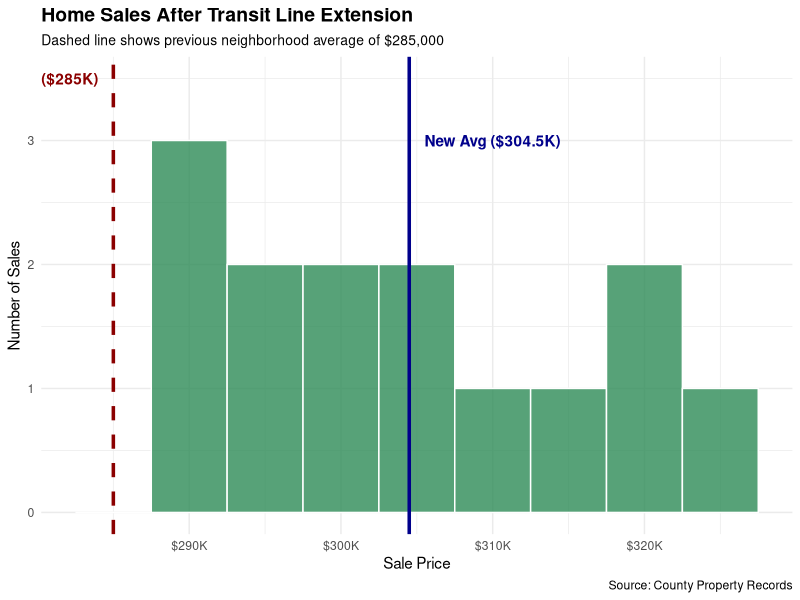

This chart was generated by the following R code:
## ---- chunk 1
knitr::opts_chunk$set(echo = TRUE, message = FALSE, warning = FALSE)
options(scipen=999)
library(tidyverse)
## ---- chunk 2
# Known information about home values before the transit line
prior_mean <- 285000  # average home value
prior_sd <- 32000     # standard deviation

# Home sale prices after the transit line opened (14 homes)
new_prices <- c(297000, 305000, 292000, 318000, 290000, 311000, 299000, 
                325000, 302000, 288000, 307000, 315000, 320000, 294000)

# Create a journalist-friendly dataset
home_data <- tibble(
  sale_id = 1:14,
  sale_price = new_prices
)

# View the data
home_data
## ---- chunk 3
new_stats <- home_data |> 
  summarise(
    mean = mean(sale_price),
    sd = sd(sale_price),
    n = n()
  )

new_stats
## ---- chunk 4
# Function to format currency values
dollar_format <- function(x) {
  paste0("$", format(x/1000, big.mark=","), "K")
}

ggplot(home_data, aes(x = sale_price)) +
  geom_histogram(binwidth = 5000, fill = "seagreen", color = "white", alpha = 0.8) +
  geom_vline(xintercept = prior_mean, color = "darkred", size = 1.2, linetype = "dashed") +
  geom_vline(xintercept = new_stats$mean, color = "darkblue", size = 1.2) +
  annotate("text", x = prior_mean - 1000, y = 3.5,
           label = "Previous Avg ($285K)", hjust = 1, fontface = "bold", color = "darkred") +
  annotate("text", x = new_stats$mean + 1000, y = 3,
           label = paste0("New Avg (", dollar_format(new_stats$mean), ")"), 
           hjust = 0, fontface = "bold", color = "darkblue") +
  scale_x_continuous(labels = dollar_format) +
  labs(
    title = "Home Sales After Transit Line Extension",
    subtitle = "Dashed line shows previous neighborhood average of $285,000",
    x = "Sale Price",
    y = "Number of Sales",
    caption = "Source: County Property Records"
  ) +
  theme_minimal() +
  theme(
    plot.title = element_text(face = "bold", size = 14),
    plot.subtitle = element_text(size = 10)
  )
## ---- chunk 5
# Set the significance level
alpha <- 0.05

t_test_result <- t.test(
  home_data$sale_price,
  mu = 285000,
  alternative = "greater"
)

t_test_result
## ---- chunk 6
# Extract the p-value
p_value <- t_test_result$p.value

# Calculate the 95% confidence interval (two-sided for the full range)
ci <- t.test(home_data$sale_price)$conf.int

# Key statistics for your story
story_stats <- tibble(
  `Previous average` = dollar_format(prior_mean),
  `New average` = dollar_format(mean(new_prices)),
  `Increase` = dollar_format(mean(new_prices) - prior_mean),
  `Percent change` = paste0(round(((mean(new_prices) - prior_mean) / prior_mean) * 100, 1), "%"),
  `p-value` = p_value,
  `95% CI lower` = dollar_format(ci[1]),
  `95% CI upper` = dollar_format(ci[2]),
  `Significant?` = if_else(p_value < alpha, "Yes", "No")
)

story_stats
## ---- chunk 7
effect_size <- (mean(new_prices) - 285000) / 32000

effect_size_label <- case_when(
  abs(effect_size) < 0.2 ~ "Negligible",
  abs(effect_size) < 0.5 ~ "Small",
  abs(effect_size) < 0.8 ~ "Medium",
  TRUE ~ "Large"
)

tibble(
  `Cohen's d` = round(effect_size, 3),
  `Interpretation` = effect_size_label,
  `Dollar increase` = dollar_format(mean(new_prices) - prior_mean),
  `Percent increase` = paste0(round(((mean(new_prices) - prior_mean) / prior_mean) * 100, 1), "%")
)
